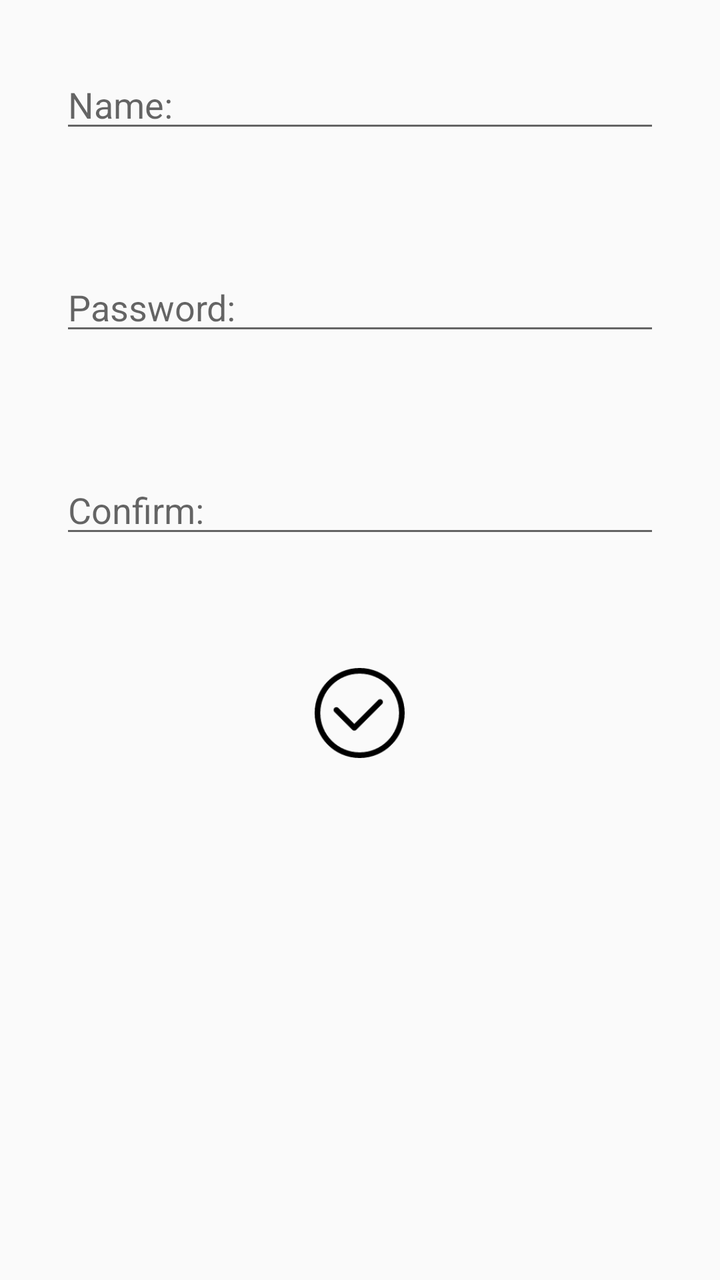
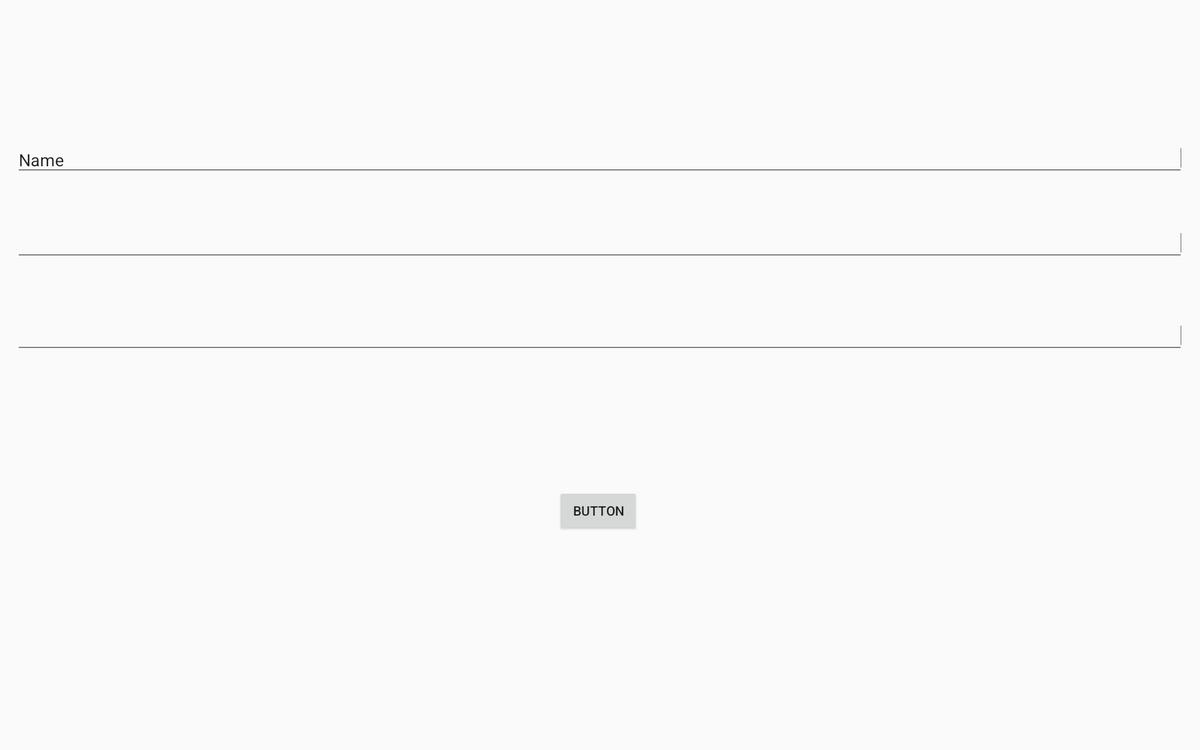

Two renders of one Android screen. The first uses the default layout on a phone; the second uses the alternative layout the repository ships for a different screen configuration, on a matching device. The two XML files are below.
<!-- AndroidManifest.xml: application theme AppTheme -->
<!-- res/layout/sub_f_register.xml -->
<LinearLayout xmlns:android="http://schemas.android.com/apk/res/android"
    xmlns:tools="http://schemas.android.com/tools"
    android:layout_width="match_parent"
    android:layout_height="match_parent"
    android:orientation="vertical"
    tools:context="com.lpf.oneminute.modules.login.view.SubFragmentRegister">

    <EditText
        android:id="@+id/register_name"
        style="@style/sub_login_register_et"
        android:hint="Name:"
        android:inputType="textPersonName" />

    <EditText
        android:id="@+id/register_pw"
        style="@style/sub_login_register_et"
        android:hint="Password:"
        android:inputType="textPassword" />

    <EditText
        android:id="@+id/confirm_pw"
        style="@style/sub_login_register_et"
        android:hint="Confirm:"
        android:inputType="textPassword" />

    <ImageView
        android:id="@+id/btn_register"
        android:layout_width="45dp"
        android:layout_height="45dp"
        android:layout_gravity="center_horizontal"
        android:layout_margin="30dp"
        android:src="@mipmap/btn_ok"
        android:text="Register" />
</LinearLayout>
<!-- resources referenced by this layout -->
<resources>
  <!-- mipmap btn_ok: png bitmap (mipmap-xxhdpi, 3086 bytes) -->
  <style name="sub_login_register_et">
          <item name="android:layout_width">match_parent</item>
          <item name="android:layout_height">wrap_content</item>
          <item name="android:layout_margin">30dp</item>
      </style>
  <style name="AppTheme" parent="Theme.AppCompat.Light.DarkActionBar">
          
          <item name="colorPrimary">@color/colorPrimary</item>
          <item name="colorPrimaryDark">@color/colorPrimaryDark</item>
          <item name="colorAccent">@color/colorAccent</item>
          <item name="windowActionBar">false</item>
          <item name="windowNoTitle">true</item>
      </style>
  <color name="colorPrimary">#3F51B5</color>
  <color name="colorPrimaryDark">#303F9F</color>
  <color name="colorAccent">#FF4081</color>
</resources>
<!-- res/layout-xlarge/sub_f_register.xml (the repository's variant of the layout above) -->
<!-- drawn on a large tablet held sideways -->
<android.support.constraint.ConstraintLayout xmlns:android="http://schemas.android.com/apk/res/android"
    xmlns:app="http://schemas.android.com/apk/res-auto"
    xmlns:tools="http://schemas.android.com/tools"
    android:layout_width="match_parent"
    android:layout_height="match_parent"
    android:orientation="vertical"
    tools:context="com.lpf.oneminute.modules.login.view.SubFragmentRegister">


    <EditText
        android:id="@+id/editText4"
        android:layout_width="0dp"
        android:layout_height="wrap_content"
        android:ems="10"
        android:inputType="textPersonName"
        android:text="Name"
        app:layout_constraintLeft_toLeftOf="parent"
        app:layout_constraintRight_toRightOf="parent"
        android:layout_marginLeft="16dp"
        android:layout_marginRight="16dp"
        app:layout_constraintHorizontal_bias="0.0"
        android:layout_marginStart="16dp"
        android:layout_marginEnd="16dp"
        tools:layout_constraintTop_creator="1"
        tools:layout_constraintRight_creator="1"
        android:layout_marginTop="148dp"
        tools:layout_constraintLeft_creator="1"
        app:layout_constraintTop_toTopOf="parent" />

    <EditText
        android:id="@+id/editText5"
        android:layout_width="0dp"
        android:layout_height="wrap_content"
        android:ems="10"
        android:inputType="textPassword"
        app:layout_constraintLeft_toLeftOf="@+id/editText6"
        app:layout_constraintRight_toRightOf="@+id/editText6"
        android:layout_marginTop="148dp"
        app:layout_constraintTop_toBottomOf="@+id/editText4"
        app:layout_constraintHorizontal_bias="0.0"
        tools:layout_constraintRight_creator="1"
        tools:layout_constraintLeft_creator="1" />

    <EditText
        android:id="@+id/editText6"
        android:layout_width="0dp"
        android:layout_height="wrap_content"
        android:layout_marginTop="49dp"
        android:ems="10"
        android:inputType="textPassword"
        app:layout_constraintLeft_toLeftOf="@+id/editText4"
        app:layout_constraintRight_toRightOf="@+id/editText4"
        app:layout_constraintTop_toBottomOf="@+id/editText4"
        app:layout_constraintHorizontal_bias="0.0"
        tools:layout_constraintRight_creator="1"
        tools:layout_constraintLeft_creator="1" />

    <Button
        android:id="@+id/button2"
        android:layout_width="wrap_content"
        android:layout_height="wrap_content"
        android:text="Button"
        app:layout_constraintLeft_toLeftOf="@+id/editText5"
        app:layout_constraintTop_toTopOf="parent"
        app:layout_constraintBottom_toBottomOf="parent"
        app:layout_constraintRight_toRightOf="@+id/editText5"
        tools:layout_constraintTop_creator="1"
        tools:layout_constraintRight_creator="1"
        tools:layout_constraintBottom_creator="1"
        tools:layout_constraintLeft_creator="1"
        app:layout_constraintHorizontal_bias="0.498"
        app:layout_constraintVertical_bias="0.692" />
</android.support.constraint.ConstraintLayout>
<!-- resources referenced by the variant -->
<!-- as a large tablet held sideways resolves them -->
<resources>
  <style name="AppTheme" parent="Theme.AppCompat.Light.DarkActionBar">
          
          <item name="colorPrimary">@color/colorPrimary</item>
          <item name="colorPrimaryDark">@color/colorPrimaryDark</item>
          <item name="colorAccent">@color/colorAccent</item>
          <item name="windowActionBar">false</item>
          <item name="windowNoTitle">true</item>
      </style>
  <color name="colorPrimary">#3F51B5</color>
  <color name="colorPrimaryDark">#303F9F</color>
  <color name="colorAccent">#FF4081</color>
</resources>
